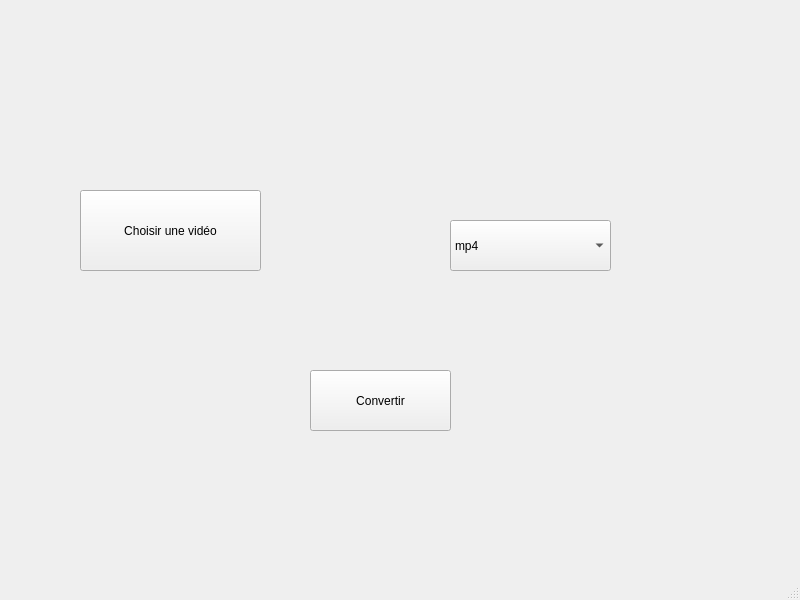
<?xml version="1.0" encoding="UTF-8"?>
<ui version="4.0">
 <class>videowindow</class>
 <widget class="QMainWindow" name="videowindow">
  <property name="geometry">
   <rect>
    <x>0</x>
    <y>0</y>
    <width>800</width>
    <height>600</height>
   </rect>
  </property>
  <property name="windowTitle">
   <string>MainWindow</string>
  </property>
  <widget class="QWidget" name="centralwidget">
   <widget class="QLabel" name="filePathLabel">
    <property name="geometry">
     <rect>
      <x>120</x>
      <y>140</y>
      <width>131</width>
      <height>41</height>
     </rect>
    </property>
    <property name="text">
     <string/>
    </property>
   </widget>
   <widget class="QPushButton" name="selectFileButton">
    <property name="geometry">
     <rect>
      <x>80</x>
      <y>190</y>
      <width>181</width>
      <height>81</height>
     </rect>
    </property>
    <property name="text">
     <string>Choisir une vidéo</string>
    </property>
   </widget>
   <widget class="QComboBox" name="formatComboBox">
    <property name="geometry">
     <rect>
      <x>450</x>
      <y>220</y>
      <width>161</width>
      <height>51</height>
     </rect>
    </property>
    <item>
     <property name="text">
      <string>mp4</string>
     </property>
    </item>
    <item>
     <property name="text">
      <string>mov</string>
     </property>
    </item>
    <item>
     <property name="text">
      <string>avi</string>
     </property>
    </item>
    <item>
     <property name="text">
      <string>webm</string>
     </property>
    </item>
    <item>
     <property name="text">
      <string>mkv</string>
     </property>
    </item>
   </widget>
   <widget class="QPushButton" name="convertButton">
    <property name="geometry">
     <rect>
      <x>310</x>
      <y>370</y>
      <width>141</width>
      <height>61</height>
     </rect>
    </property>
    <property name="text">
     <string>Convertir</string>
    </property>
   </widget>
  </widget>
  <widget class="QMenuBar" name="menubar">
   <property name="geometry">
    <rect>
     <x>0</x>
     <y>0</y>
     <width>800</width>
     <height>21</height>
    </rect>
   </property>
  </widget>
  <widget class="QStatusBar" name="statusbar"/>
 </widget>
 <resources/>
 <connections/>
</ui>
